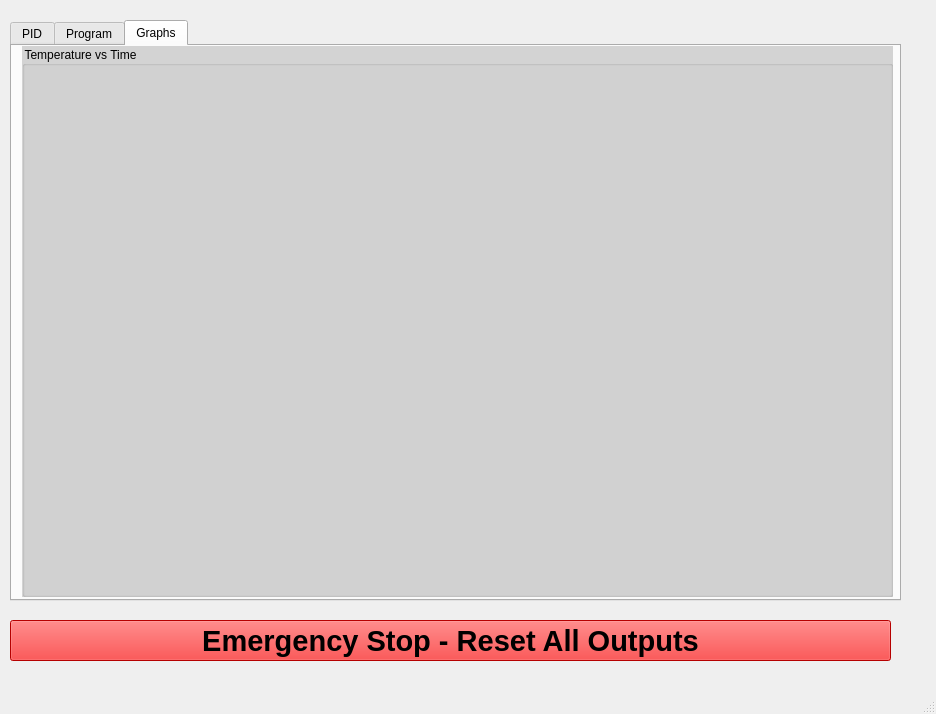
<?xml version="1.0" encoding="UTF-8"?>
<ui version="4.0">
 <class>MainWindow</class>
 <widget class="QMainWindow" name="MainWindow">
  <property name="enabled">
   <bool>true</bool>
  </property>
  <property name="geometry">
   <rect>
    <x>0</x>
    <y>0</y>
    <width>936</width>
    <height>714</height>
   </rect>
  </property>
  <property name="windowTitle">
   <string>MainWindow</string>
  </property>
  <property name="toolTip">
   <string comment="ddd"/>
  </property>
  <property name="styleSheet">
   <string notr="true">QDial {
	background: yellow;
}

#BKTemp,#MLTTemp,#HLTTemp {
 background:black;
color:yellow;
}

#BKSet,#MLTSet,#HLTSet {
 background:black;
color:yellow;
}

QGroupBox {
background:lightgray;
}

#Reset {
background:red;
}


</string>
  </property>
  <widget class="QWidget" name="centralwidget">
   <widget class="QPushButton" name="Reset">
    <property name="geometry">
     <rect>
      <x>10</x>
      <y>620</y>
      <width>881</width>
      <height>41</height>
     </rect>
    </property>
    <property name="font">
     <font>
      <family>Arial</family>
      <pointsize>22</pointsize>
      <weight>75</weight>
      <bold>true</bold>
     </font>
    </property>
    <property name="text">
     <string>Emergency Stop - Reset All Outputs</string>
    </property>
   </widget>
   <widget class="QTabWidget" name="tabWidget">
    <property name="geometry">
     <rect>
      <x>10</x>
      <y>20</y>
      <width>891</width>
      <height>581</height>
     </rect>
    </property>
    <property name="currentIndex">
     <number>2</number>
    </property>
    <widget class="QWidget" name="tab_2">
     <attribute name="title">
      <string>PID</string>
     </attribute>
     <widget class="QGroupBox" name="TempGroup">
      <property name="geometry">
       <rect>
        <x>0</x>
        <y>10</y>
        <width>881</width>
        <height>541</height>
       </rect>
      </property>
      <property name="autoFillBackground">
       <bool>false</bool>
      </property>
      <property name="styleSheet">
       <string notr="true">QGroupBox {
	border: 20px;
}</string>
      </property>
      <property name="title">
       <string>Temperature Control</string>
      </property>
      <property name="flat">
       <bool>false</bool>
      </property>
      <property name="checkable">
       <bool>false</bool>
      </property>
      <widget class="QPushButton" name="toggleMLT">
       <property name="geometry">
        <rect>
         <x>480</x>
         <y>440</y>
         <width>75</width>
         <height>23</height>
        </rect>
       </property>
       <property name="text">
        <string>SET MLT</string>
       </property>
      </widget>
      <widget class="QLabel" name="label_3">
       <property name="geometry">
        <rect>
         <x>370</x>
         <y>40</y>
         <width>151</width>
         <height>51</height>
        </rect>
       </property>
       <property name="font">
        <font>
         <family>Lucida Console</family>
         <pointsize>48</pointsize>
         <weight>75</weight>
         <bold>true</bold>
        </font>
       </property>
       <property name="text">
        <string>MLT</string>
       </property>
       <property name="scaledContents">
        <bool>false</bool>
       </property>
      </widget>
      <widget class="QDial" name="MLTdial">
       <property name="geometry">
        <rect>
         <x>410</x>
         <y>420</y>
         <width>50</width>
         <height>64</height>
        </rect>
       </property>
       <property name="autoFillBackground">
        <bool>false</bool>
       </property>
       <property name="maximum">
        <number>75</number>
       </property>
       <property name="invertedAppearance">
        <bool>false</bool>
       </property>
      </widget>
      <widget class="QPushButton" name="toggleHLT">
       <property name="geometry">
        <rect>
         <x>170</x>
         <y>440</y>
         <width>75</width>
         <height>23</height>
        </rect>
       </property>
       <property name="text">
        <string>SET HLT</string>
       </property>
      </widget>
      <widget class="QDial" name="HLTdial">
       <property name="geometry">
        <rect>
         <x>100</x>
         <y>420</y>
         <width>50</width>
         <height>64</height>
        </rect>
       </property>
       <property name="maximum">
        <number>75</number>
       </property>
      </widget>
      <widget class="QLabel" name="label">
       <property name="geometry">
        <rect>
         <x>90</x>
         <y>40</y>
         <width>151</width>
         <height>51</height>
        </rect>
       </property>
       <property name="font">
        <font>
         <family>Lucida Console</family>
         <pointsize>48</pointsize>
         <weight>75</weight>
         <bold>true</bold>
        </font>
       </property>
       <property name="text">
        <string>HLT</string>
       </property>
       <property name="scaledContents">
        <bool>false</bool>
       </property>
      </widget>
      <widget class="QWidget" name="horizontalLayoutWidget_3">
       <property name="geometry">
        <rect>
         <x>20</x>
         <y>280</y>
         <width>831</width>
         <height>121</height>
        </rect>
       </property>
       <layout class="QHBoxLayout" name="horizontalLayout_3">
        <item>
         <widget class="QLCDNumber" name="HLTSet">
          <property name="enabled">
           <bool>true</bool>
          </property>
          <property name="toolTip">
           <string comment="dfg" extracomment="dfg"/>
          </property>
          <property name="frameShadow">
           <enum>QFrame::Plain</enum>
          </property>
          <property name="lineWidth">
           <number>3</number>
          </property>
          <property name="smallDecimalPoint">
           <bool>true</bool>
          </property>
          <property name="segmentStyle">
           <enum>QLCDNumber::Flat</enum>
          </property>
         </widget>
        </item>
        <item>
         <spacer name="horizontalSpacer_5">
          <property name="orientation">
           <enum>Qt::Horizontal</enum>
          </property>
          <property name="sizeType">
           <enum>QSizePolicy::Fixed</enum>
          </property>
          <property name="sizeHint" stdset="0">
           <size>
            <width>40</width>
            <height>20</height>
           </size>
          </property>
         </spacer>
        </item>
        <item>
         <widget class="QLCDNumber" name="MLTSet">
          <property name="enabled">
           <bool>true</bool>
          </property>
          <property name="toolTip">
           <string comment="dfg" extracomment="dfg"/>
          </property>
          <property name="frameShadow">
           <enum>QFrame::Plain</enum>
          </property>
          <property name="lineWidth">
           <number>3</number>
          </property>
          <property name="smallDecimalPoint">
           <bool>true</bool>
          </property>
          <property name="segmentStyle">
           <enum>QLCDNumber::Flat</enum>
          </property>
         </widget>
        </item>
        <item>
         <spacer name="horizontalSpacer_6">
          <property name="orientation">
           <enum>Qt::Horizontal</enum>
          </property>
          <property name="sizeType">
           <enum>QSizePolicy::Fixed</enum>
          </property>
          <property name="sizeHint" stdset="0">
           <size>
            <width>40</width>
            <height>20</height>
           </size>
          </property>
         </spacer>
        </item>
        <item>
         <widget class="QLCDNumber" name="BKSet">
          <property name="enabled">
           <bool>true</bool>
          </property>
          <property name="toolTip">
           <string comment="dfg" extracomment="dfg"/>
          </property>
          <property name="frameShadow">
           <enum>QFrame::Plain</enum>
          </property>
          <property name="lineWidth">
           <number>3</number>
          </property>
          <property name="smallDecimalPoint">
           <bool>true</bool>
          </property>
          <property name="segmentStyle">
           <enum>QLCDNumber::Flat</enum>
          </property>
         </widget>
        </item>
       </layout>
      </widget>
      <widget class="QLabel" name="label_2">
       <property name="geometry">
        <rect>
         <x>690</x>
         <y>40</y>
         <width>151</width>
         <height>51</height>
        </rect>
       </property>
       <property name="font">
        <font>
         <family>Lucida Console</family>
         <pointsize>48</pointsize>
         <weight>75</weight>
         <bold>true</bold>
        </font>
       </property>
       <property name="text">
        <string>BK</string>
       </property>
       <property name="scaledContents">
        <bool>false</bool>
       </property>
      </widget>
      <widget class="QWidget" name="horizontalLayoutWidget_2">
       <property name="geometry">
        <rect>
         <x>20</x>
         <y>160</y>
         <width>831</width>
         <height>121</height>
        </rect>
       </property>
       <layout class="QHBoxLayout" name="horizontalLayout_2">
        <item>
         <widget class="QLCDNumber" name="HLTTemp">
          <property name="enabled">
           <bool>true</bool>
          </property>
          <property name="toolTip">
           <string comment="dfg" extracomment="dfg"/>
          </property>
          <property name="frameShadow">
           <enum>QFrame::Plain</enum>
          </property>
          <property name="lineWidth">
           <number>3</number>
          </property>
          <property name="smallDecimalPoint">
           <bool>true</bool>
          </property>
          <property name="segmentStyle">
           <enum>QLCDNumber::Flat</enum>
          </property>
         </widget>
        </item>
        <item>
         <spacer name="horizontalSpacer_3">
          <property name="orientation">
           <enum>Qt::Horizontal</enum>
          </property>
          <property name="sizeType">
           <enum>QSizePolicy::Fixed</enum>
          </property>
          <property name="sizeHint" stdset="0">
           <size>
            <width>40</width>
            <height>20</height>
           </size>
          </property>
         </spacer>
        </item>
        <item>
         <widget class="QLCDNumber" name="MLTTemp">
          <property name="enabled">
           <bool>true</bool>
          </property>
          <property name="toolTip">
           <string comment="dfg" extracomment="dfg"/>
          </property>
          <property name="frameShadow">
           <enum>QFrame::Plain</enum>
          </property>
          <property name="lineWidth">
           <number>3</number>
          </property>
          <property name="smallDecimalPoint">
           <bool>true</bool>
          </property>
          <property name="segmentStyle">
           <enum>QLCDNumber::Flat</enum>
          </property>
         </widget>
        </item>
        <item>
         <spacer name="horizontalSpacer_4">
          <property name="orientation">
           <enum>Qt::Horizontal</enum>
          </property>
          <property name="sizeType">
           <enum>QSizePolicy::Fixed</enum>
          </property>
          <property name="sizeHint" stdset="0">
           <size>
            <width>40</width>
            <height>20</height>
           </size>
          </property>
         </spacer>
        </item>
        <item>
         <widget class="QLCDNumber" name="BKTemp">
          <property name="enabled">
           <bool>true</bool>
          </property>
          <property name="toolTip">
           <string comment="dfg" extracomment="dfg"/>
          </property>
          <property name="frameShadow">
           <enum>QFrame::Plain</enum>
          </property>
          <property name="lineWidth">
           <number>3</number>
          </property>
          <property name="smallDecimalPoint">
           <bool>true</bool>
          </property>
          <property name="segmentStyle">
           <enum>QLCDNumber::Flat</enum>
          </property>
         </widget>
        </item>
       </layout>
      </widget>
      <widget class="QPushButton" name="toggleBoil">
       <property name="geometry">
        <rect>
         <x>750</x>
         <y>440</y>
         <width>75</width>
         <height>23</height>
        </rect>
       </property>
       <property name="text">
        <string>START BOIL</string>
       </property>
      </widget>
      <widget class="QLabel" name="label_4">
       <property name="geometry">
        <rect>
         <x>20</x>
         <y>120</y>
         <width>81</width>
         <height>21</height>
        </rect>
       </property>
       <property name="font">
        <font>
         <family>Arial</family>
         <pointsize>14</pointsize>
        </font>
       </property>
       <property name="text">
        <string>Heating:</string>
       </property>
      </widget>
      <widget class="QLabel" name="label_5">
       <property name="geometry">
        <rect>
         <x>320</x>
         <y>120</y>
         <width>81</width>
         <height>21</height>
        </rect>
       </property>
       <property name="font">
        <font>
         <family>Arial</family>
         <pointsize>14</pointsize>
        </font>
       </property>
       <property name="text">
        <string>Heating:</string>
       </property>
      </widget>
      <widget class="QLabel" name="label_6">
       <property name="geometry">
        <rect>
         <x>610</x>
         <y>120</y>
         <width>81</width>
         <height>21</height>
        </rect>
       </property>
       <property name="font">
        <font>
         <family>Arial</family>
         <pointsize>14</pointsize>
        </font>
       </property>
       <property name="text">
        <string>Heating:</string>
       </property>
      </widget>
      <widget class="QLabel" name="HLTPower">
       <property name="geometry">
        <rect>
         <x>100</x>
         <y>120</y>
         <width>81</width>
         <height>21</height>
        </rect>
       </property>
       <property name="font">
        <font>
         <family>Arial</family>
         <pointsize>14</pointsize>
        </font>
       </property>
       <property name="text">
        <string>0%</string>
       </property>
      </widget>
      <widget class="QLabel" name="MLTPower">
       <property name="geometry">
        <rect>
         <x>400</x>
         <y>120</y>
         <width>81</width>
         <height>21</height>
        </rect>
       </property>
       <property name="font">
        <font>
         <family>Arial</family>
         <pointsize>14</pointsize>
        </font>
       </property>
       <property name="text">
        <string>0%</string>
       </property>
      </widget>
      <widget class="QLabel" name="BKPower">
       <property name="geometry">
        <rect>
         <x>690</x>
         <y>120</y>
         <width>81</width>
         <height>21</height>
        </rect>
       </property>
       <property name="font">
        <font>
         <family>Arial</family>
         <pointsize>14</pointsize>
        </font>
       </property>
       <property name="text">
        <string>0%</string>
       </property>
      </widget>
     </widget>
    </widget>
    <widget class="QWidget" name="tab">
     <attribute name="title">
      <string>Program</string>
     </attribute>
     <widget class="QGroupBox" name="groupBox">
      <property name="geometry">
       <rect>
        <x>10</x>
        <y>190</y>
        <width>871</width>
        <height>361</height>
       </rect>
      </property>
      <property name="title">
       <string>Program Editor</string>
      </property>
      <widget class="QWidget" name="verticalLayoutWidget_2">
       <property name="geometry">
        <rect>
         <x>40</x>
         <y>50</y>
         <width>751</width>
         <height>111</height>
        </rect>
       </property>
       <layout class="QVBoxLayout" name="verticalLayout_11">
        <item>
         <layout class="QHBoxLayout" name="horizontalLayout_4">
          <item>
           <layout class="QVBoxLayout" name="DoughLayout">
            <item>
             <widget class="QLabel" name="label_7">
              <property name="text">
               <string>Dough In</string>
              </property>
             </widget>
            </item>
            <item>
             <widget class="QSpinBox" name="spinBox">
              <property name="suffix">
               <string> °C</string>
              </property>
              <property name="maximum">
               <number>75</number>
              </property>
             </widget>
            </item>
            <item>
             <widget class="QTimeEdit" name="timeEdit_6">
              <property name="enabled">
               <bool>false</bool>
              </property>
              <property name="specialValueText">
               <string/>
              </property>
              <property name="time">
               <time>
                <hour>0</hour>
                <minute>0</minute>
                <second>0</second>
               </time>
              </property>
              <property name="maximumTime">
               <time>
                <hour>1</hour>
                <minute>59</minute>
                <second>0</second>
               </time>
              </property>
              <property name="displayFormat">
               <string>HH:mm</string>
              </property>
             </widget>
            </item>
           </layout>
          </item>
          <item>
           <layout class="QVBoxLayout" name="verticalLayout">
            <item>
             <widget class="QLabel" name="AcidLabel">
              <property name="text">
               <string>Acid Rest</string>
              </property>
             </widget>
            </item>
            <item>
             <widget class="QSpinBox" name="AcidSpinBox">
              <property name="suffix">
               <string> °C</string>
              </property>
              <property name="maximum">
               <number>75</number>
              </property>
             </widget>
            </item>
            <item>
             <widget class="QTimeEdit" name="AcidTime">
              <property name="specialValueText">
               <string/>
              </property>
              <property name="time">
               <time>
                <hour>0</hour>
                <minute>0</minute>
                <second>0</second>
               </time>
              </property>
              <property name="maximumTime">
               <time>
                <hour>1</hour>
                <minute>59</minute>
                <second>0</second>
               </time>
              </property>
              <property name="displayFormat">
               <string>HH:mm</string>
              </property>
             </widget>
            </item>
           </layout>
          </item>
          <item>
           <layout class="QVBoxLayout" name="verticalLayout_3">
            <item>
             <widget class="QLabel" name="label_9">
              <property name="text">
               <string>Protein Rest</string>
              </property>
             </widget>
            </item>
            <item>
             <widget class="QSpinBox" name="spinBox_3">
              <property name="suffix">
               <string> °C</string>
              </property>
              <property name="maximum">
               <number>75</number>
              </property>
             </widget>
            </item>
            <item>
             <widget class="QTimeEdit" name="timeEdit_2">
              <property name="specialValueText">
               <string/>
              </property>
              <property name="time">
               <time>
                <hour>0</hour>
                <minute>0</minute>
                <second>0</second>
               </time>
              </property>
              <property name="maximumTime">
               <time>
                <hour>1</hour>
                <minute>59</minute>
                <second>0</second>
               </time>
              </property>
              <property name="displayFormat">
               <string>HH:mm</string>
              </property>
             </widget>
            </item>
           </layout>
          </item>
          <item>
           <layout class="QVBoxLayout" name="verticalLayout_4">
            <item>
             <widget class="QLabel" name="label_10">
              <property name="text">
               <string>Sacc. 1</string>
              </property>
             </widget>
            </item>
            <item>
             <widget class="QSpinBox" name="spinBox_4">
              <property name="suffix">
               <string> °C</string>
              </property>
              <property name="maximum">
               <number>75</number>
              </property>
             </widget>
            </item>
            <item>
             <widget class="QTimeEdit" name="timeEdit_3">
              <property name="specialValueText">
               <string/>
              </property>
              <property name="time">
               <time>
                <hour>0</hour>
                <minute>0</minute>
                <second>0</second>
               </time>
              </property>
              <property name="maximumTime">
               <time>
                <hour>1</hour>
                <minute>59</minute>
                <second>0</second>
               </time>
              </property>
              <property name="displayFormat">
               <string>HH:mm</string>
              </property>
             </widget>
            </item>
           </layout>
          </item>
          <item>
           <layout class="QVBoxLayout" name="verticalLayout_5">
            <item>
             <widget class="QLabel" name="label_11">
              <property name="text">
               <string>Sacc. 2</string>
              </property>
             </widget>
            </item>
            <item>
             <widget class="QSpinBox" name="spinBox_5">
              <property name="suffix">
               <string> °C</string>
              </property>
              <property name="maximum">
               <number>75</number>
              </property>
             </widget>
            </item>
            <item>
             <widget class="QTimeEdit" name="timeEdit_4">
              <property name="specialValueText">
               <string/>
              </property>
              <property name="time">
               <time>
                <hour>0</hour>
                <minute>0</minute>
                <second>0</second>
               </time>
              </property>
              <property name="maximumTime">
               <time>
                <hour>1</hour>
                <minute>59</minute>
                <second>0</second>
               </time>
              </property>
              <property name="displayFormat">
               <string>HH:mm</string>
              </property>
             </widget>
            </item>
           </layout>
          </item>
          <item>
           <layout class="QVBoxLayout" name="verticalLayout_6">
            <item>
             <widget class="QLabel" name="label_12">
              <property name="text">
               <string>Mash Out</string>
              </property>
             </widget>
            </item>
            <item>
             <widget class="QSpinBox" name="spinBox_6">
              <property name="suffix">
               <string> °C</string>
              </property>
              <property name="maximum">
               <number>75</number>
              </property>
             </widget>
            </item>
            <item>
             <widget class="QTimeEdit" name="timeEdit_5">
              <property name="specialValueText">
               <string/>
              </property>
              <property name="time">
               <time>
                <hour>0</hour>
                <minute>0</minute>
                <second>0</second>
               </time>
              </property>
              <property name="maximumTime">
               <time>
                <hour>1</hour>
                <minute>59</minute>
                <second>0</second>
               </time>
              </property>
              <property name="displayFormat">
               <string>HH:mm</string>
              </property>
             </widget>
            </item>
           </layout>
          </item>
         </layout>
        </item>
        <item>
         <layout class="QHBoxLayout" name="horizontalLayout_7">
          <item>
           <widget class="QSpinBox" name="spinBox_7">
            <property name="font">
             <font>
              <pointsize>12</pointsize>
             </font>
            </property>
            <property name="minimum">
             <number>1</number>
            </property>
            <property name="maximum">
             <number>10</number>
            </property>
           </widget>
          </item>
          <item>
           <widget class="QPlainTextEdit" name="plainTextEdit">
            <property name="sizePolicy">
             <sizepolicy hsizetype="Expanding" vsizetype="Expanding">
              <horstretch>0</horstretch>
              <verstretch>0</verstretch>
             </sizepolicy>
            </property>
            <property name="maximumSize">
             <size>
              <width>16777215</width>
              <height>32</height>
             </size>
            </property>
           </widget>
          </item>
          <item>
           <widget class="QPushButton" name="startprogrambutton">
            <property name="text">
             <string>Start Program</string>
            </property>
           </widget>
          </item>
          <item>
           <layout class="QHBoxLayout" name="horizontalLayout_5">
            <item>
             <widget class="QPushButton" name="pushButton">
              <property name="text">
               <string>Load</string>
              </property>
             </widget>
            </item>
            <item>
             <widget class="QPushButton" name="pushButton_2">
              <property name="text">
               <string>Save</string>
              </property>
             </widget>
            </item>
           </layout>
          </item>
         </layout>
        </item>
       </layout>
      </widget>
     </widget>
     <widget class="QGroupBox" name="groupBox_2">
      <property name="geometry">
       <rect>
        <x>10</x>
        <y>20</y>
        <width>871</width>
        <height>171</height>
       </rect>
      </property>
      <property name="title">
       <string>Program Status</string>
      </property>
      <widget class="QWidget" name="verticalLayoutWidget_3">
       <property name="geometry">
        <rect>
         <x>10</x>
         <y>40</y>
         <width>827</width>
         <height>106</height>
        </rect>
       </property>
       <layout class="QVBoxLayout" name="verticalLayout_12">
        <item>
         <layout class="QHBoxLayout" name="horizontalLayout_6">
          <item>
           <layout class="QVBoxLayout" name="DoughLayout_3">
            <item>
             <widget class="QLabel" name="label_17">
              <property name="text">
               <string>Pre-heat</string>
              </property>
             </widget>
            </item>
            <item>
             <widget class="QProgressBar" name="progresspreheat">
              <property name="value">
               <number>0</number>
              </property>
              <property name="textVisible">
               <bool>false</bool>
              </property>
             </widget>
            </item>
           </layout>
          </item>
          <item>
           <layout class="QVBoxLayout" name="DoughLayout_2">
            <item>
             <widget class="QLabel" name="label_8">
              <property name="text">
               <string>Dough In</string>
              </property>
             </widget>
            </item>
            <item>
             <widget class="QProgressBar" name="progressdoughin">
              <property name="value">
               <number>0</number>
              </property>
              <property name="textVisible">
               <bool>false</bool>
              </property>
             </widget>
            </item>
           </layout>
          </item>
          <item>
           <layout class="QVBoxLayout" name="verticalLayout_2">
            <item>
             <widget class="QLabel" name="AcidLabel_2">
              <property name="text">
               <string>Acid Rest</string>
              </property>
             </widget>
            </item>
            <item>
             <widget class="QProgressBar" name="progressacidrest">
              <property name="value">
               <number>0</number>
              </property>
              <property name="textVisible">
               <bool>false</bool>
              </property>
             </widget>
            </item>
           </layout>
          </item>
          <item>
           <layout class="QVBoxLayout" name="verticalLayout_7">
            <item>
             <widget class="QLabel" name="label_13">
              <property name="text">
               <string>Protein Rest</string>
              </property>
             </widget>
            </item>
            <item>
             <widget class="QProgressBar" name="progressproteinrest">
              <property name="value">
               <number>0</number>
              </property>
              <property name="textVisible">
               <bool>false</bool>
              </property>
             </widget>
            </item>
           </layout>
          </item>
          <item>
           <layout class="QVBoxLayout" name="verticalLayout_8">
            <item>
             <widget class="QLabel" name="label_14">
              <property name="text">
               <string>Sacc. 1</string>
              </property>
             </widget>
            </item>
            <item>
             <widget class="QProgressBar" name="progressacc1">
              <property name="value">
               <number>0</number>
              </property>
              <property name="textVisible">
               <bool>false</bool>
              </property>
             </widget>
            </item>
           </layout>
          </item>
          <item>
           <layout class="QVBoxLayout" name="verticalLayout_9">
            <item>
             <widget class="QLabel" name="label_15">
              <property name="text">
               <string>Sacc. 2</string>
              </property>
             </widget>
            </item>
            <item>
             <widget class="QProgressBar" name="progressacc2">
              <property name="value">
               <number>0</number>
              </property>
              <property name="textVisible">
               <bool>false</bool>
              </property>
             </widget>
            </item>
           </layout>
          </item>
          <item>
           <layout class="QVBoxLayout" name="verticalLayout_10">
            <item>
             <widget class="QLabel" name="label_16">
              <property name="text">
               <string>Mash Out</string>
              </property>
             </widget>
            </item>
            <item>
             <widget class="QProgressBar" name="progressmashout">
              <property name="value">
               <number>0</number>
              </property>
              <property name="textVisible">
               <bool>false</bool>
              </property>
             </widget>
            </item>
           </layout>
          </item>
         </layout>
        </item>
        <item>
         <layout class="QHBoxLayout" name="horizontalLayout">
          <item>
           <widget class="QPushButton" name="nextProgStep">
            <property name="text">
             <string>Next Step</string>
            </property>
           </widget>
          </item>
          <item>
           <widget class="QPushButton" name="stopAlarm">
            <property name="text">
             <string>Stop Alarm</string>
            </property>
           </widget>
          </item>
         </layout>
        </item>
       </layout>
      </widget>
     </widget>
    </widget>
    <widget class="QWidget" name="tab_3">
     <attribute name="title">
      <string>Graphs</string>
     </attribute>
     <widget class="QGroupBox" name="temperatureBox">
      <property name="geometry">
       <rect>
        <x>10</x>
        <y>0</y>
        <width>871</width>
        <height>551</height>
       </rect>
      </property>
      <property name="title">
       <string>Temperature vs Time</string>
      </property>
      <widget class="QWidget" name="verticalLayoutWidget">
       <property name="geometry">
        <rect>
         <x>10</x>
         <y>20</y>
         <width>831</width>
         <height>501</height>
        </rect>
       </property>
       <layout class="QVBoxLayout" name="plotlayout"/>
      </widget>
     </widget>
    </widget>
   </widget>
  </widget>
  <widget class="QMenuBar" name="menubar">
   <property name="geometry">
    <rect>
     <x>0</x>
     <y>0</y>
     <width>936</width>
     <height>21</height>
    </rect>
   </property>
  </widget>
  <widget class="QStatusBar" name="statusbar"/>
 </widget>
 <resources/>
 <connections/>
</ui>
